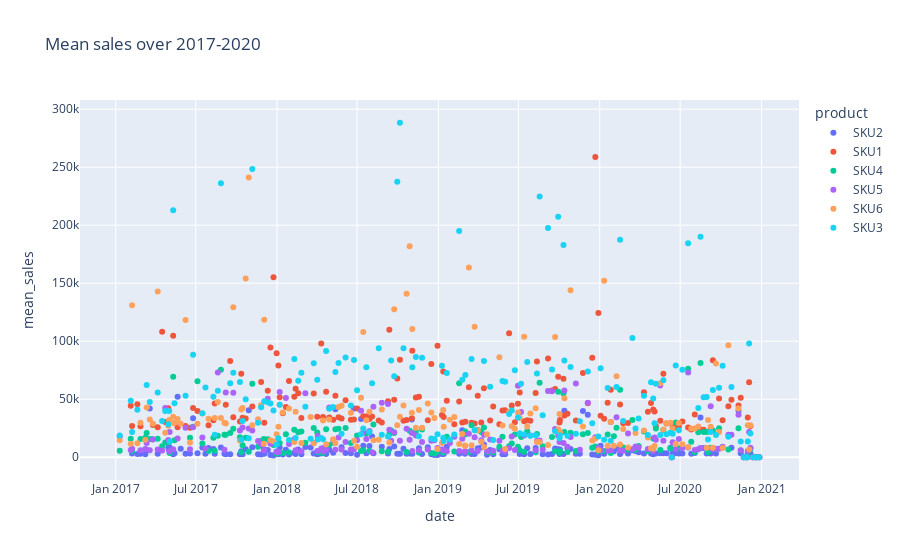

The notebook cell saved with this chart:
### Code cell
df.groupby(['product', 'date']).agg(mean_sales = ('sales','mean')).reset_index().plot.scatter(x='date', y='mean_sales', color="product", title="Mean sales over 2017-2020")

### Figure 1 — Plotly figure (JSON) as saved in the notebook; plotly's stock layout.template omitted (floating-point values rounded to 4 significant figures; data arrays with more than 128 entries replaced by an {"elided": "..."} marker saying what was removed)
{"data": [{"hovertemplate": "product=SKU2<br>date=%{x}<br>mean_sales=%{y}<extra></extra>", "legendgroup": "SKU2", "marker": {"color": "#636efa", "symbol": "circle"}, "mode": "markers", "name": "SKU2", "orientation": "v", "showlegend": true, "type": "scatter", "x": {"elided": "172 str values"}, "xaxis": "x", "y": {"elided": "172 int values"}, "yaxis": "y"}, {"hovertemplate": "product=SKU1<br>date=%{x}<br>mean_sales=%{y}<extra></extra>", "legendgroup": "SKU1", "marker": {"color": "#EF553B", "symbol": "circle"}, "mode": "markers", "name": "SKU1", "orientation": "v", "showlegend": true, "type": "scatter", "x": {"elided": "161 str values"}, "xaxis": "x", "y": {"elided": "161 int values"}, "yaxis": "y"}, {"hovertemplate": "product=SKU4<br>date=%{x}<br>mean_sales=%{y}<extra></extra>", "legendgroup": "SKU4", "marker": {"color": "#00cc96", "symbol": "circle"}, "mode": "markers", "name": "SKU4", "orientation": "v", "showlegend": true, "type": "scatter", "x": {"elided": "162 str values"}, "xaxis": "x", "y": {"elided": "162 int values"}, "yaxis": "y"}, {"hovertemplate": "product=SKU5<br>date=%{x}<br>mean_sales=%{y}<extra></extra>", "legendgroup": "SKU5", "marker": {"color": "#ab63fa", "symbol": "circle"}, "mode": "markers", "name": "SKU5", "orientation": "v", "showlegend": true, "type": "scatter", "x": {"elided": "171 str values"}, "xaxis": "x", "y": {"elided": "171 int values"}, "yaxis": "y"}, {"hovertemplate": "product=SKU6<br>date=%{x}<br>mean_sales=%{y}<extra></extra>", "legendgroup": "SKU6", "marker": {"color": "#FFA15A", "symbol": "circle"}, "mode": "markers", "name": "SKU6", "orientation": "v", "showlegend": true, "type": "scatter", "x": {"elided": "162 str values"}, "xaxis": "x", "y": {"elided": "162 int values"}, "yaxis": "y"}, {"hovertemplate": "product=SKU3<br>date=%{x}<br>mean_sales=%{y}<extra></extra>", "legendgroup": "SKU3", "marker": {"color": "#19d3f3", "symbol": "circle"}, "mode": "markers", "name": "SKU3", "orientation": "v", "showlegend": true, "type": "scatter", "x": {"elided": "172 str values"}, "xaxis": "x", "y": {"elided": "172 int values"}, "yaxis": "y"}], "layout": {"legend": {"title": {"text": "product"}, "tracegroupgap": 0}, "title": {"text": "Mean sales over 2017-2020"}, "xaxis": {"anchor": "y", "domain": [0, 1], "title": {"text": "date"}}, "yaxis": {"anchor": "x", "domain": [0, 1], "title": {"text": "mean_sales"}}}}
